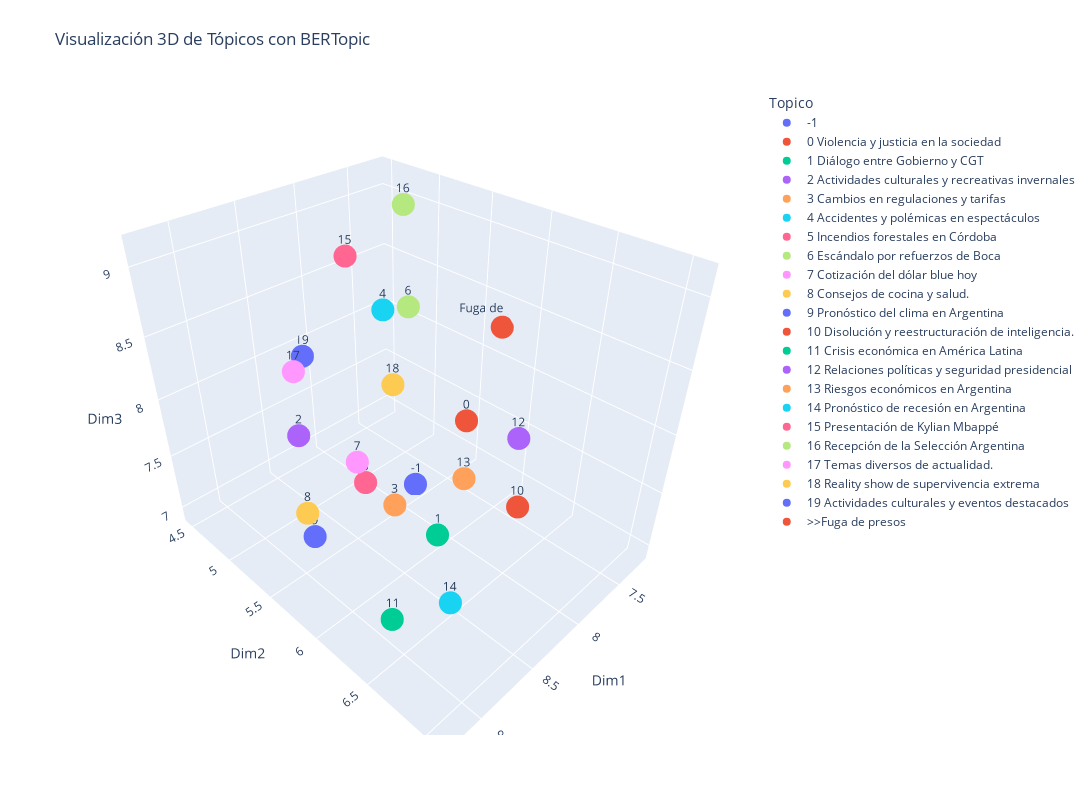

Notebook code cell kept with this figure:
### Markdown cell above
### Graficar los topicos en 3d

### Code cell
import plotly.express as px

# Obtener los embeddings de los tópicos
topic_embeddings = topic_model.topic_embeddings_

new_doc = "Fuga de presos en San Telmo"  # nuevo texto
new_doc_embedding = topic_model.embedding_model.embed([new_doc])[0] # embedding de nuevo texto

total = np.vstack((topic_embeddings, new_doc_embedding))

# Reducir la dimensionalidad de los embeddings a 3D usando UMAP
umap_model = UMAP(n_components=3)
embeddings_3d = umap_model.fit_transform(total)

# Obtener las etiquetas de los tópicos
topics_labels = [str(i)+" "+name['name'][:50] for i, name in enumerate(topics_list) ]

# Crear un DataFrame para Plotly
df_plotly = pd.DataFrame(embeddings_3d, columns=['Dim1', 'Dim2', 'Dim3'])
df_plotly['Topico'] = ["-1"] + topics_labels + ['>>'+new_doc[:15]] # Identificamos el nuevo documento
df_plotly['Etiqueta'] = list(range(-1, len(topic_embeddings)-1)) + [new_doc[:15]]

# Graficar los tópicos en 3D de manera interactiva usando Plotly, ajustando el tamaño del gráfico
fig = px.scatter_3d(df_plotly, x='Dim1', y='Dim2', z='Dim3', color='Topico', text='Etiqueta', title='Visualización 3D de Tópicos con BERTopic')


# Ajustar el tamaño del gráfico
fig.update_layout(
    autosize=False,
    width=1200,  # Ancho del gráfico
    height=800,  # Altura del gráfico
    margin=dict(l=65, r=50, b=65, t=90)
)

# Mostrar el gráfico
fig.show()

### Figure 1 — Plotly figure (JSON) as saved in the notebook; plotly's stock layout.template omitted (floating-point values rounded to 4 significant figures)
{"data": [{"hovertemplate": "Topico=-1<br>Dim1=%{x}<br>Dim2=%{y}<br>Dim3=%{z}<br>Etiqueta=%{text}<extra></extra>", "legendgroup": "-1", "marker": {"color": "#636efa", "symbol": "circle"}, "mode": "markers+text", "name": "-1", "scene": "scene", "showlegend": true, "text": [-1], "type": "scatter3d", "x": [7.802], "y": [5.417], "z": [6.932]}, {"hovertemplate": "Topico=0 Violencia y justicia en la sociedad<br>Dim1=%{x}<br>Dim2=%{y}<br>Dim3=%{z}<br>Etiqueta=%{text}<extra></extra>", "legendgroup": "0 Violencia y justicia en la sociedad", "marker": {"color": "#EF553B", "symbol": "circle"}, "mode": "markers+text", "name": "0 Violencia y justicia en la sociedad", "scene": "scene", "showlegend": true, "text": [0], "type": "scatter3d", "x": [7.524], "y": [5.688], "z": [7.564]}, {"hovertemplate": "Topico=1 Diálogo entre Gobierno y CGT<br>Dim1=%{x}<br>Dim2=%{y}<br>Dim3=%{z}<br>Etiqueta=%{text}<extra></extra>", "legendgroup": "1 Diálogo entre Gobierno y CGT", "marker": {"color": "#00cc96", "symbol": "circle"}, "mode": "markers+text", "name": "1 Diálogo entre Gobierno y CGT", "scene": "scene", "showlegend": true, "text": [1], "type": "scatter3d", "x": [8.361], "y": [6.18], "z": [7.273]}, {"hovertemplate": "Topico=2 Actividades culturales y recreativas invernales<br>Dim1=%{x}<br>Dim2=%{y}<br>Dim3=%{z}<br>Etiqueta=%{text}<extra></extra>", "legendgroup": "2 Actividades culturales y recreativas invernales", "marker": {"color": "#ab63fa", "symbol": "circle"}, "mode": "markers+text", "name": "2 Actividades culturales y recreativas invernales", "scene": "scene", "showlegend": true, "text": [2], "type": "scatter3d", "x": [8.435], "y": [4.763], "z": [7.414]}, {"hovertemplate": "Topico=3 Cambios en regulaciones y tarifas<br>Dim1=%{x}<br>Dim2=%{y}<br>Dim3=%{z}<br>Etiqueta=%{text}<extra></extra>", "legendgroup": "3 Cambios en regulaciones y tarifas", "marker": {"color": "#FFA15A", "symbol": "circle"}, "mode": "markers+text", "name": "3 Cambios en regulaciones y tarifas", "scene": "scene", "showlegend": true, "text": [3], "type": "scatter3d", "x": [8.863], "y": [6.286], "z": [7.937]}, {"hovertemplate": "Topico=4 Accidentes y polémicas en espectáculos<br>Dim1=%{x}<br>Dim2=%{y}<br>Dim3=%{z}<br>Etiqueta=%{text}<extra></extra>", "legendgroup": "4 Accidentes y polémicas en espectáculos", "marker": {"color": "#19d3f3", "symbol": "circle"}, "mode": "markers+text", "name": "4 Accidentes y polémicas en espectáculos", "scene": "scene", "showlegend": true, "text": [4], "type": "scatter3d", "x": [7.512], "y": [4.76], "z": [8.166]}, {"hovertemplate": "Topico=5 Incendios forestales en Córdoba<br>Dim1=%{x}<br>Dim2=%{y}<br>Dim3=%{z}<br>Etiqueta=%{text}<extra></extra>", "legendgroup": "5 Incendios forestales en Córdoba", "marker": {"color": "#FF6692", "symbol": "circle"}, "mode": "markers+text", "name": "5 Incendios forestales en Córdoba", "scene": "scene", "showlegend": true, "text": [5], "type": "scatter3d", "x": [8.347], "y": [5.431], "z": [7.286]}, {"hovertemplate": "Topico=6 Escándalo por refuerzos de Boca<br>Dim1=%{x}<br>Dim2=%{y}<br>Dim3=%{z}<br>Etiqueta=%{text}<extra></extra>", "legendgroup": "6 Escándalo por refuerzos de Boca", "marker": {"color": "#B6E880", "symbol": "circle"}, "mode": "markers+text", "name": "6 Escándalo por refuerzos de Boca", "scene": "scene", "showlegend": true, "text": [6], "type": "scatter3d", "x": [7.943], "y": [5.478], "z": [8.616]}, {"hovertemplate": "Topico=7 Cotización del dólar blue hoy<br>Dim1=%{x}<br>Dim2=%{y}<br>Dim3=%{z}<br>Etiqueta=%{text}<extra></extra>", "legendgroup": "7 Cotización del dólar blue hoy", "marker": {"color": "#FF97FF", "symbol": "circle"}, "mode": "markers+text", "name": "7 Cotización del dólar blue hoy", "scene": "scene", "showlegend": true, "text": [7], "type": "scatter3d", "x": [9.255], "y": [6.427], "z": [8.567]}, {"hovertemplate": "Topico=8 Consejos de cocina y salud.<br>Dim1=%{x}<br>Dim2=%{y}<br>Dim3=%{z}<br>Etiqueta=%{text}<extra></extra>", "legendgroup": "8 Consejos de cocina y salud.", "marker": {"color": "#FECB52", "symbol": "circle"}, "mode": "markers+text", "name": "8 Consejos de cocina y salud.", "scene": "scene", "showlegend": true, "text": [8], "type": "scatter3d", "x": [9.026], "y": [5.621], "z": [7.544]}, {"hovertemplate": "Topico=9 Pronóstico del clima en Argentina<br>Dim1=%{x}<br>Dim2=%{y}<br>Dim3=%{z}<br>Etiqueta=%{text}<extra></extra>", "legendgroup": "9 Pronóstico del clima en Argentina", "marker": {"color": "#636efa", "symbol": "circle"}, "mode": "markers+text", "name": "9 Pronóstico del clima en Argentina", "scene": "scene", "showlegend": true, "text": [9], "type": "scatter3d", "x": [8.811], "y": [5.377], "z": [7.014]}, {"hovertemplate": "Topico=10 Disolución y reestructuración de inteligencia.<br>Dim1=%{x}<br>Dim2=%{y}<br>Dim3=%{z}<br>Etiqueta=%{text}<extra></extra>", "legendgroup": "10 Disolución y reestructuración de inteligencia.", "marker": {"color": "#EF553B", "symbol": "circle"}, "mode": "markers+text", "name": "10 Disolución y reestructuración de inteligencia.", "scene": "scene", "showlegend": true, "text": [10], "type": "scatter3d", "x": [8.15], "y": [6.668], "z": [7.709]}, {"hovertemplate": "Topico=11 Crisis económica en América Latina<br>Dim1=%{x}<br>Dim2=%{y}<br>Dim3=%{z}<br>Etiqueta=%{text}<extra></extra>", "legendgroup": "11 Crisis económica en América Latina", "marker": {"color": "#00cc96", "symbol": "circle"}, "mode": "markers+text", "name": "11 Crisis económica en América Latina", "scene": "scene", "showlegend": true, "text": [11], "type": "scatter3d", "x": [9.237], "y": [6.644], "z": [7.531]}, {"hovertemplate": "Topico=12 Relaciones políticas y seguridad presidencial<br>Dim1=%{x}<br>Dim2=%{y}<br>Dim3=%{z}<br>Etiqueta=%{text}<extra></extra>", "legendgroup": "12 Relaciones políticas y seguridad presidencial", "marker": {"color": "#ab63fa", "symbol": "circle"}, "mode": "markers+text", "name": "12 Relaciones políticas y seguridad presidencial", "scene": "scene", "showlegend": true, "text": [12], "type": "scatter3d", "x": [7.69], "y": [6.302], "z": [7.812]}, {"hovertemplate": "Topico=13 Riesgos económicos en Argentina<br>Dim1=%{x}<br>Dim2=%{y}<br>Dim3=%{z}<br>Etiqueta=%{text}<extra></extra>", "legendgroup": "13 Riesgos económicos en Argentina", "marker": {"color": "#FFA15A", "symbol": "circle"}, "mode": "markers+text", "name": "13 Riesgos económicos en Argentina", "scene": "scene", "showlegend": true, "text": [13], "type": "scatter3d", "x": [8.892], "y": [6.832], "z": [8.483]}, {"hovertemplate": "Topico=14 Pronóstico de recesión en Argentina<br>Dim1=%{x}<br>Dim2=%{y}<br>Dim3=%{z}<br>Etiqueta=%{text}<extra></extra>", "legendgroup": "14 Pronóstico de recesión en Argentina", "marker": {"color": "#19d3f3", "symbol": "circle"}, "mode": "markers+text", "name": "14 Pronóstico de recesión en Argentina", "scene": "scene", "showlegend": true, "text": [14], "type": "scatter3d", "x": [9.237], "y": [7.073], "z": [8.019]}, {"hovertemplate": "Topico=15 Presentación de Kylian Mbappé<br>Dim1=%{x}<br>Dim2=%{y}<br>Dim3=%{z}<br>Etiqueta=%{text}<extra></extra>", "legendgroup": "15 Presentación de Kylian Mbappé", "marker": {"color": "#FF6692", "symbol": "circle"}, "mode": "markers+text", "name": "15 Presentación de Kylian Mbappé", "scene": "scene", "showlegend": true, "text": [15], "type": "scatter3d", "x": [7.909], "y": [4.805], "z": [8.761]}, {"hovertemplate": "Topico=16 Recepción de la Selección Argentina<br>Dim1=%{x}<br>Dim2=%{y}<br>Dim3=%{z}<br>Etiqueta=%{text}<extra></extra>", "legendgroup": "16 Recepción de la Selección Argentina", "marker": {"color": "#B6E880", "symbol": "circle"}, "mode": "markers+text", "name": "16 Recepción de la Selección Argentina", "scene": "scene", "showlegend": true, "text": [16], "type": "scatter3d", "x": [7.618], "y": [5.104], "z": [9.142]}, {"hovertemplate": "Topico=17 Temas diversos de actualidad.<br>Dim1=%{x}<br>Dim2=%{y}<br>Dim3=%{z}<br>Etiqueta=%{text}<extra></extra>", "legendgroup": "17 Temas diversos de actualidad.", "marker": {"color": "#FF97FF", "symbol": "circle"}, "mode": "markers+text", "name": "17 Temas diversos de actualidad.", "scene": "scene", "showlegend": true, "text": [17], "type": "scatter3d", "x": [8.72], "y": [5.185], "z": [8.317]}, {"hovertemplate": "Topico=18 Reality show de supervivencia extrema<br>Dim1=%{x}<br>Dim2=%{y}<br>Dim3=%{z}<br>Etiqueta=%{text}<extra></extra>", "legendgroup": "18 Reality show de supervivencia extrema", "marker": {"color": "#FECB52", "symbol": "circle"}, "mode": "markers+text", "name": "18 Reality show de supervivencia extrema", "scene": "scene", "showlegend": true, "text": [18], "type": "scatter3d", "x": [7.474], "y": [4.824], "z": [7.471]}, {"hovertemplate": "Topico=19 Actividades culturales y eventos destacados<br>Dim1=%{x}<br>Dim2=%{y}<br>Dim3=%{z}<br>Etiqueta=%{text}<extra></extra>", "legendgroup": "19 Actividades culturales y eventos destacados", "marker": {"color": "#636efa", "symbol": "circle"}, "mode": "markers+text", "name": "19 Actividades culturales y eventos destacados", "scene": "scene", "showlegend": true, "text": [19], "type": "scatter3d", "x": [8.125], "y": [4.479], "z": [7.88]}, {"hovertemplate": "Topico=>>Fuga de presos <br>Dim1=%{x}<br>Dim2=%{y}<br>Dim3=%{z}<br>Etiqueta=%{text}<extra></extra>", "legendgroup": ">>Fuga de presos ", "marker": {"color": "#EF553B", "symbol": "circle"}, "mode": "markers+text", "name": ">>Fuga de presos ", "scene": "scene", "showlegend": true, "text": ["Fuga de presos "], "type": "scatter3d", "x": [7.206], "y": [5.717], "z": [8.266]}], "layout": {"autosize": false, "height": 800, "legend": {"title": {"text": "Topico"}, "tracegroupgap": 0}, "margin": {"b": 65, "l": 65, "r": 50, "t": 90}, "scene": {"domain": {"x": [0, 1], "y": [0, 1]}, "xaxis": {"title": {"text": "Dim1"}}, "yaxis": {"title": {"text": "Dim2"}}, "zaxis": {"title": {"text": "Dim3"}}}, "title": {"text": "Visualización 3D de Tópicos con BERTopic"}, "width": 1200}}
